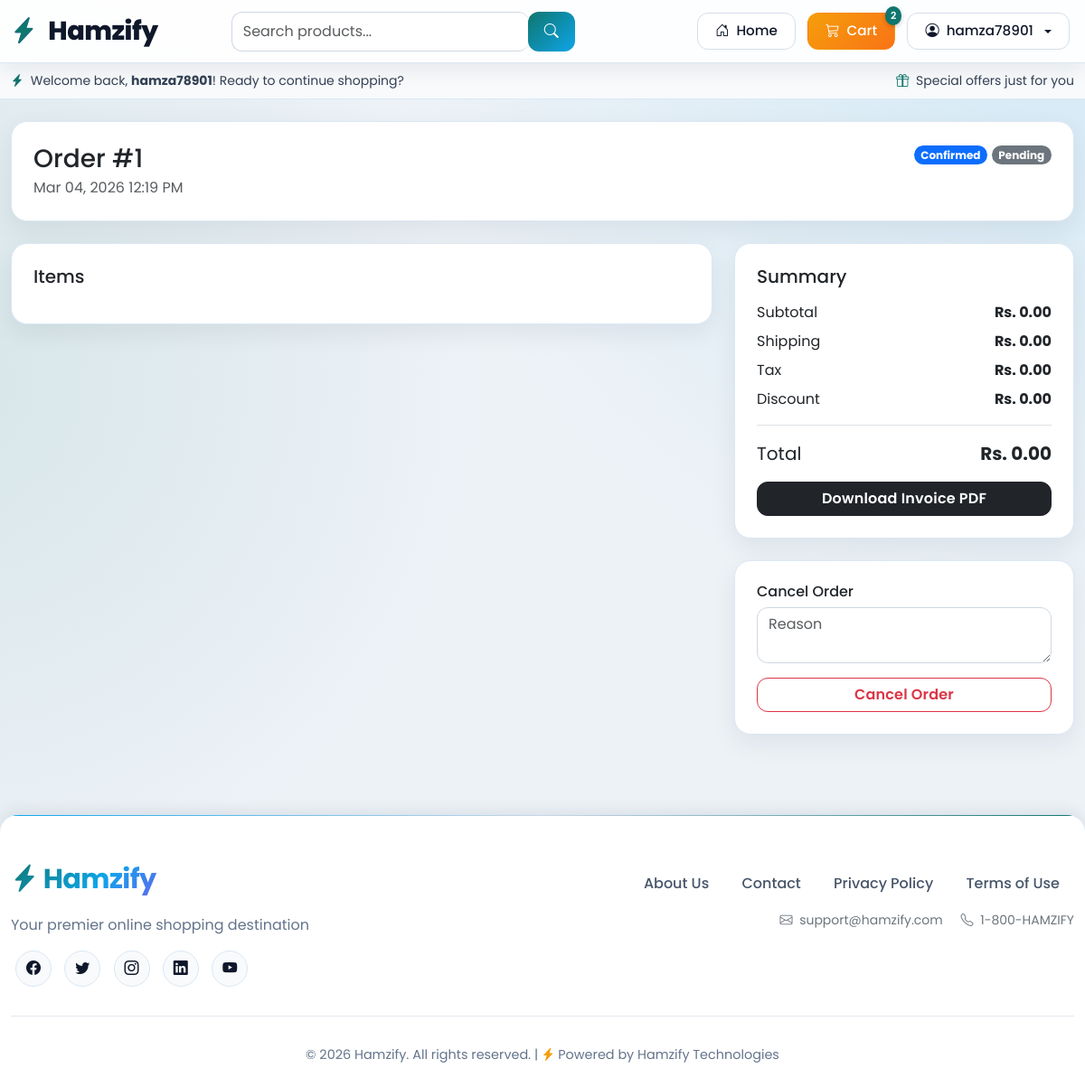
Page /orders/1/ (signed in) on the committed database.
### orders/models.py (models this page shows, shortened)
class Order(models.Model):
    STATUS_CHOICES = (
        ('Pending','Pending'),
        ('Confirmed','Confirmed'),
        ('Processing','Processing'),
        ('Shipped','Shipped'),
        ('Delivered','Delivered'),
        ('Cancelled','Cancelled'),
        ('Refunded','Refunded'),
    )
    PAYMENT_STATUS_CHOICES = (
        ('pending', 'Pending'),
        ('paid', 'Paid'),
        ('failed', 'Failed'),
        ('refunded', 'Refunded'),
    )
    PAYMENT_METHOD_CHOICES = (
        ('wallet', 'Wallet'),
        ('stripe', 'Stripe'),
        ('cod', 'Cash on Delivery'),
        ('bank', 'Bank Transfer'),
        ('paypal', 'PayPal'),
    )
    user = models.ForeignKey(User, on_delete=models.CASCADE, blank=True, null=True)
    guest_name = models.CharField(max_length=120, blank=True)
    guest_email = models.EmailField(blank=True)
    guest_phone = models.CharField(max_length=30, blank=True)
    total_amount = models.DecimalField(max_digits=12, decimal_places=2)
    subtotal = models.DecimalField(max_digits=12, decimal_places=2, default=0)
    shipping_amount = models.DecimalField(max_digits=12, decimal_places=2, default=0)
    tax_amount = models.DecimalField(max_digits=12, decimal_places=2, default=0)
    discount_amount = models.DecimalField(max_digits=12, decimal_places=2, default=0)
    status = models.CharField(max_length=20, choices=STATUS_CHOICES, default='Pending')
    payment_status = models.CharField(max_length=20, choices=PAYMENT_STATUS_CHOICES, default='pending')
    payment_method = models.CharField(max_length=20, choices=PAYMENT_METHOD_CHOICES, default='wallet')
    shipping_address = models.TextField(blank=True)
    shipping_zone = models.CharField(max_length=100, blank=True)
    tracking_number = models.CharField(max_length=100, blank=True)
    created_at = models.DateTimeField(auto_now_add=True)
    updated_at = models.DateTimeField(auto_now=True)
    def can_cancel(self):
        return self.status in ['Pending', 'Confirmed', 'Processing']
    def can_refund(self):
        return self.payment_status == 'paid' and self.status in ['Confirmed', 'Processing', 'Shipped', 'Delivered']

### orders/views.py (the view)
# urls.py: path('<int:order_id>/', views.order_detail, name='order_detail'),
@login_required
def order_detail(request, order_id):
    order = get_object_or_404(Order.objects.prefetch_related('items'), id=order_id, user=request.user)
    return render(request, 'orders/order_detail.html', {'order': order})

### templates/orders/order_detail.html (shortened to what this page needs)
{% extends 'base.html' %}
{% load humanize %}
{% block content %}
<div class="card p-4 mb-4">
    <div class="d-flex justify-content-between align-items-start flex-wrap gap-3">
        <div>
            <h1 class="h3 mb-1">Order #{{ order.id }}</h1>
            <p class="text-muted mb-0">{{ order.created_at|date:"M d, Y h:i A" }}</p>
        </div>
        <div class="text-end">
            <span class="badge bg-primary">{{ order.get_status_display }}</span>
            <span class="badge bg-secondary">{{ order.get_payment_status_display }}</span>
        </div>
    </div>
</div>
<div class="row g-4">
    <div class="col-lg-8">
        <div class="card p-4">
            <h2 class="h5 mb-3">Items</h2>
        </div>
    </div>
    <div class="col-lg-4">
        <div class="card p-4 mb-4">
            <h2 class="h5 mb-3">Summary</h2>
            <div class="d-flex justify-content-between"><span>Subtotal</span><strong>Rs. {{ order.subtotal|floatformat:2|intcomma }}</strong></div>
            <div class="d-flex justify-content-between mt-2"><span>Shipping</span><strong>Rs. {{ order.shipping_amount|floatformat:2|intcomma }}</strong></div>
            <div class="d-flex justify-content-between mt-2"><span>Tax</span><strong>Rs. {{ order.tax_amount|floatformat:2|intcomma }}</strong></div>
            <div class="d-flex justify-content-between mt-2"><span>Discount</span><strong>Rs. {{ order.discount_amount|floatformat:2|intcomma }}</strong></div>
            <div class="d-flex justify-content-between border-top mt-3 pt-3 fs-5"><span>Total</span><strong>Rs. {{ order.total_amount|floatformat:2|intcomma }}</strong></div>
            <a class="btn btn-dark w-100 mt-3" href="{% url 'invoice_pdf' order.id %}">Download Invoice PDF</a>
        </div>
        {% if order.can_cancel %}
        <form method="post" action="{% url 'cancel_order' order.id %}" class="card p-4 mb-4">
            <h2 class="h6">Cancel Order</h2>
            <textarea class="form-control mb-3" name="reason" rows="2" placeholder="Reason"></textarea>
            <button class="btn btn-outline-danger" type="submit">Cancel Order</button>
        </form>
        {% endif %}
    </div>
</div>
{% endblock %}

### templates/base.html (shortened to what this page needs)
<!DOCTYPE html>
<html lang="en">
<head>
    <link href="https://cdn.jsdelivr.net/npm/bootstrap@5.3.2/dist/css/bootstrap.min.css" rel="stylesheet">
    <link rel="stylesheet" href="https://cdn.jsdelivr.net/npm/bootstrap-icons@1.11.3/font/bootstrap-icons.min.css">
</head>
<body>
{% if request.resolver_match.url_name != 'landing' and request.path|slice:":10" != '/accounts/' %}
{% if user.is_authenticated %}
<nav class="navbar navbar-expand-lg site-navbar sticky-top">
    <div class="container">
        <a class="navbar-brand" href="/store/">
            <i class="bi bi-lightning-charge-fill"></i>
            Hamzify
        </a>
        <div class="collapse navbar-collapse" id="navbarNav">
            <form class="d-flex mx-auto" action="/search/" method="GET" style="width: 380px;">
                <div class="input-group">
                    <input type="text" name="q" class="form-control site-search-input" placeholder="Search products..."
                           value="{{ request.GET.q }}">
                    <button class="btn site-search-btn" type="submit">
                        <i class="bi bi-search"></i>
                    </button>
                </div>
            </form>
            <div class="navbar-nav ms-auto">
                <div class="d-flex align-items-center">
                    <a href="/store/" class="nav-btn nav-btn-outline me-2">
                        <i class="bi bi-house-door"></i>
                        <span class="d-none d-md-inline">Home</span>
                    </a>
                    <a href="/cart/" class="nav-btn nav-btn-warning me-2 position-relative">
                        <i class="bi bi-cart3"></i>
                        <span class="d-none d-md-inline">Cart</span>
                        <span class="cart-badge" id="cart-counter">0</span>
                    </a>
                    <div class="dropdown">
                        <button class="nav-btn nav-btn-outline dropdown-toggle" type="button"
                                data-bs-toggle="dropdown">
                            <i class="bi bi-person-circle"></i>
                            <span>{{ user.username|truncatechars:10 }}</span>
                        </button>
                    </div>
                </div>
            </div>
        </div>
    </div>
</nav>
<div class="welcome-banner">
    <div class="container">
        <div class="row align-items-center">
            <div class="col-md-6">
                <small>
                    <i class="bi bi-lightning-charge-fill me-1" style="color: #0f766e;"></i>
                    Welcome back, <strong>{{ user.username }}</strong>! Ready to continue shopping?
                </small>
            </div>
            <div class="col-md-6 text-md-end">
                <small>
                    <i class="bi bi-gift me-1" style="color: #0f766e;"></i>
                    Special offers just for you
                </small>
            </div>
        </div>
    </div>
</div>
{% endif %}
{% endif %}
{% if request.resolver_match.url_name == 'landing' %}
<div class="main-content">
{% else %}
<div class="container mt-4 main-content">
{% endif %}
    {% block content %}
    {% endblock %}
</div>
<footer class="footer">
    <div class="container">
        <div class="row">
            <div class="col-md-4 text-center text-md-start">
                <div class="footer-brand">
                    <i class="bi bi-lightning-charge-fill"></i>
                    Hamzify
                </div>
                <p class="text-secondary">Your premier online shopping destination</p>
                <div class="social-links">
                    <a href="#"><i class="bi bi-facebook"></i></a>
                    <a href="#"><i class="bi bi-twitter"></i></a>
                    <a href="#"><i class="bi bi-instagram"></i></a>
                    <a href="#"><i class="bi bi-linkedin"></i></a>
                    <a href="#"><i class="bi bi-youtube"></i></a>
                </div>
            </div>
            <div class="col-md-8">
                <ul class="footer-links text-center text-md-end">
                    <li><a href="/about/">About Us</a></li>
                    <li><a href="/contact/">Contact</a></li>
                    <li><a href="/privacy/">Privacy Policy</a></li>
                    <li><a href="/terms/">Terms of Use</a></li>
                </ul>
                <div class="text-center text-md-end mt-3">
                    <small class="text-secondary">
                        <i class="bi bi-envelope me-1"></i> support@hamzify.com
                    </small>
                    <small class="text-secondary ms-3">
                        <i class="bi bi-telephone me-1"></i> 1-800-HAMZIFY
                    </small>
                </div>
            </div>
        </div>
        <div class="copyright text-center">
            <p class="mb-0">
                &copy; {% now "Y" %} Hamzify. All rights reserved. |
                <i class="bi bi-lightning-charge-fill" style="color: #f59e0b;"></i>
                Powered by Hamzify Technologies
            </p>
        </div>
    </div>
</footer>
<div class="toast-container position-fixed bottom-0 end-0 p-3">
</div>
</body>
</html>

### rows in the picture
Order: id "1", created_at "Mar 04, 2026 12:19 PM", status "Confirmed", payment_status "Pending", subtotal "0.00", shipping_amount "0.00", tax_amount "0.00", discount_amount "0.00", total_amount "0.00"

### other values in the picture
{{ user.username|truncatechars:10 }} "hamza78901"
{{ user.username }} "hamza78901"
